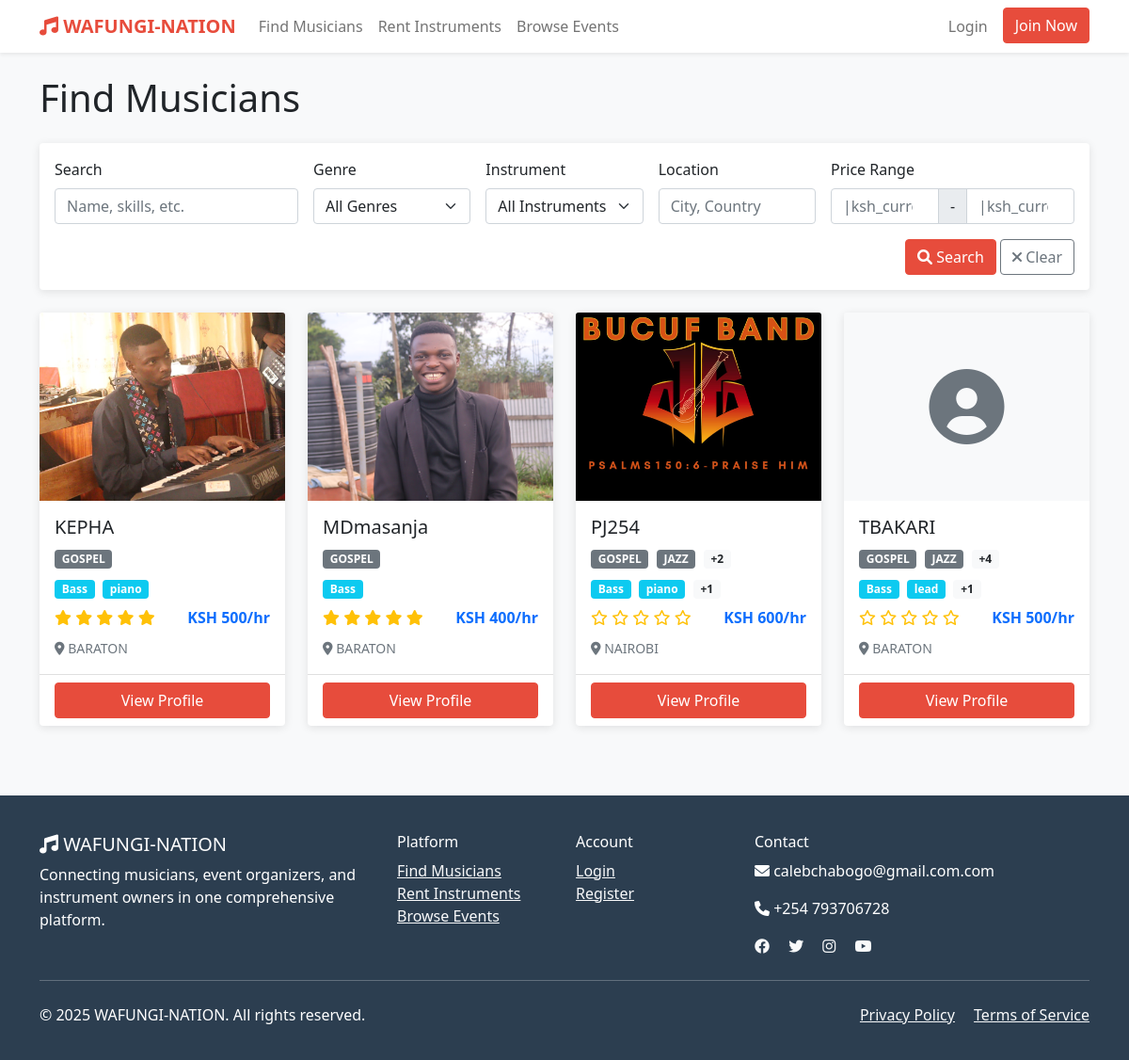
Page /musicians/ on the committed database.
### wafungi/models.py (models this page shows, shortened)
class MusicianProfile(models.Model):
    user = models.OneToOneField(User, on_delete=models.CASCADE)
    stage_name = models.CharField(max_length=100, blank=True)
    genres = models.ManyToManyField(Genre)
    instruments = models.ManyToManyField(Instrument)
    experience_years = models.PositiveIntegerField(default=0)
    hourly_rate = models.DecimalField(max_digits=10, decimal_places=2, default=0)
    availability_status = models.BooleanField(default=True)
    portfolio_url = models.URLField(blank=True)
    sample_audio = models.FileField(upload_to='audio_samples/', blank=True, null=True)
    rating = models.DecimalField(max_digits=3, decimal_places=2, default=0.0)
    total_gigs = models.PositiveIntegerField(default=0)

class User(AbstractUser):
    USER_TYPES = (
        ('musician', 'Musician'),
        ('organizer', 'Event Organizer'),
        ('instrument_owner', 'Instrument Owner'),
        ('client', 'Client'),
    )
    user_type = models.CharField(max_length=20, choices=USER_TYPES)
    phone = models.CharField(max_length=15, blank=True)
    location = models.CharField(max_length=100, blank=True)
    profile_picture = models.ImageField(upload_to='profiles/', blank=True, null=True)
    bio = models.TextField(blank=True)
    is_verified = models.BooleanField(default=False)
    created_at = models.DateTimeField(auto_now_add=True)
    updated_at = models.DateTimeField(auto_now=True)

class Genre(models.Model):
    name = models.CharField(max_length=50, unique=True)
    description = models.TextField(blank=True)

class Instrument(models.Model):
    name = models.CharField(max_length=50, unique=True)
    category = models.CharField(max_length=50)

### wafungi/views.py (the view, shortened to what this page needs)
# urls.py: path('musicians/', views.search_musicians, name='search_musicians'),
def search_musicians(request):
    musicians = MusicianProfile.objects.filter(availability_status=True)
    query = request.GET.get('q')
    genre = request.GET.get('genre')
    instrument = request.GET.get('instrument')
    location = request.GET.get('location')
    min_rate = request.GET.get('min_rate')
    max_rate = request.GET.get('max_rate')
    if genre:
        musicians = musicians.filter(genres__id=genre)
    if instrument:
        musicians = musicians.filter(instruments__id=instrument)
    if location:
        musicians = musicians.filter(user__location__icontains=location)
    if min_rate:
        try:
            musicians = musicians.filter(hourly_rate__gte=float(min_rate))
        except (ValueError, TypeError):
            pass
    if max_rate:
        try:
            musicians = musicians.filter(hourly_rate__lte=float(max_rate))
        except (ValueError, TypeError):
            pass
    musicians = musicians.distinct().order_by('-rating', '-user__date_joined')
    paginator = Paginator(musicians, 12)
    page_number = request.GET.get('page')
    page_obj = paginator.get_page(page_number)
    context = {
        'page_obj': page_obj,
        'genres': Genre.objects.all(),
        'instruments': Instrument.objects.all(),
        'current_filters': {
            'q': query or '',
            'genre': genre or '',
            'instrument': instrument or '',
            'location': location or '',
            'min_rate': min_rate or '',
            'max_rate': max_rate or '',
        }
    }
    return render(request, 'wafungi/search_musicians.html', context)

### wafungi/templatetags/wafungi_filters.py (called while the page is built)
@register.filter
def ksh_currency(value):
    try:
        return f"KSH {float(value):,.0f}"
    except (ValueError, TypeError):
        return "KSH 0"

### templates/wafungi/search_musicians.html (shortened to what this page needs)
{% extends 'base.html' %}
{% load wafungi_filters %}
{% block content %}
<div class="container py-4">
    <div class="row">
        <div class="col-12">
            <h1 class="mb-4">Find Musicians</h1>
        </div>
    </div>
    <div class="row mb-4">
        <div class="col-12">
            <div class="card">
                <div class="card-body">
                    <form method="get" action="{% url 'search_musicians' %}">
                        <div class="row g-3">
                            <div class="col-md-3">
                                <label class="form-label">Search</label>
                                <input type="text" name="q" class="form-control" placeholder="Name, skills, etc." value="{{ current_filters.q|default:'' }}">
                            </div>
                            <div class="col-md-2">
                                <label class="form-label">Genre</label>
                                <select name="genre" class="form-select">
                                    <option value="">All Genres</option>
                                </select>
                            </div>
                            <div class="col-md-2">
                                <label class="form-label">Instrument</label>
                                <select name="instrument" class="form-select">
                                    <option value="">All Instruments</option>
                                </select>
                            </div>
                            <div class="col-md-2">
                                <label class="form-label">Location</label>
                                <input type="text" name="location" class="form-control" placeholder="City, Country" value="{{ current_filters.location|default:'' }}">
                            </div>
                            <div class="col-md-3">
                                <label class="form-label">Price Range</label>
                                <div class="input-group">
                                    <input type="number" name="min_rate" class="form-control" placeholder="|ksh_currency" value="{{ current_filters.min_rate|default:'' }}">
                                    <span class="input-group-text">-</span>
                                    <input type="number" name="max_rate" class="form-control" placeholder="|ksh_currency" value="{{ current_filters.max_rate|default:'' }}">
                                </div>
                            </div>
                            <div class="col-12 text-end">
                                <button type="submit" class="btn btn-primary">
                                    <i class="fas fa-search"></i> Search
                                </button>
                                <a href="{% url 'search_musicians' %}" class="btn btn-outline-secondary">
                                    <i class="fas fa-times"></i> Clear
                                </a>
                            </div>
                        </div>
                    </form>
                </div>
            </div>
        </div>
    </div>
    <div class="row g-4">
        {% if page_obj %}
            {% for musician in page_obj %}
                <div class="col-md-4 col-lg-3">
                    <div class="card h-100 musician-card">
                        {% if musician.user.profile_picture %}
                            <img src="{{ musician.user.profile_picture.url }}" class="card-img-top" alt="{{ musician.stage_name }}">
                        {% else %}
                            <div class="card-img-top bg-light d-flex align-items-center justify-content-center" style="height: 200px;">
                                <i class="fas fa-user-circle fa-5x text-muted"></i>
                            </div>
                        {% endif %}
                        <div class="card-body">
                            <h5 class="card-title">{{ musician.stage_name|default:musician.user.get_full_name }}</h5>
                            <div class="mb-2">
                                {% for genre in musician.genres.all|slice:":2" %}
                                    <span class="badge bg-secondary me-1">{{ genre.name }}</span>
                                {% endfor %}
                                {% if musician.genres.count > 2 %}
                                    <span class="badge bg-light text-dark">+{{ musician.genres.count|add:"-2" }}</span>
                                {% endif %}
                            </div>
                            <div class="mb-2">
                                {% for instrument in musician.instruments.all|slice:":2" %}
                                    <span class="badge bg-info me-1">{{ instrument.name }}</span>
                                {% endfor %}
                                {% if musician.instruments.count > 2 %}
                                    <span class="badge bg-light text-dark">+{{ musician.instruments.count|add:"-2" }}</span>
                                {% endif %}
                            </div>
                            <div class="d-flex justify-content-between align-items-center">
                                <div class="rating">
                                    {% for i in "12345" %}
                                        {% if forloop.counter <= musician.rating %}
                                            <i class="fas fa-star"></i>
                                        {% else %}
                                            <i class="far fa-star"></i>
                                        {% endif %}
                                    {% endfor %}
                                </div>
                                <span class="fw-bold text-primary">{{ musician.hourly_rate|ksh_currency }}/hr</span>
                            </div>
                            <p class="card-text mt-2">
                                <small class="text-muted">
                                    <i class="fas fa-map-marker-alt"></i> {{ musician.user.location|default:"Location not specified" }}
                                </small>
                            </p>
                        </div>
                        <div class="card-footer bg-transparent">
                            <a href="{% url 'musician_detail' musician.id %}" class="btn btn-primary w-100">View Profile</a>
                        </div>
                    </div>
                </div>
            {% endfor %}
        {% else %}
            <div class="col-12 text-center py-5">
                <i class="fas fa-search fa-3x text-muted mb-3"></i>
                <h3>No musicians found</h3>
                <p class="text-muted">Try adjusting your search filters or check back later.</p>
            </div>
        {% endif %}
    </div>
</div>
{% endblock %}

### templates/base.html (style rules this page uses)
:root { --primary-color: #e74c3c; --secondary-color: #3498db; --accent-color: #f39c12; --dark-color: #2c3e50; --light-color: #ecf0f1; }
body { font-family: 'Segoe UI', Tahoma, Geneva, Verdana, sans-serif; background-color: #f8f9fa; }
.btn-primary { background-color: var(--primary-color); border-color: var(--primary-color); }
.card { border: none; box-shadow: 0 2px 10px rgba(0,0,0,0.1); transition: transform 0.2s; }
.musician-card img { height: 200px; object-fit: cover; }
.rating { color: #ffc107; }

### rows in the picture
MusicianProfile: user.profile_picture (picture), stage_name "KEPHA", rating 5 (drawn), hourly_rate|ksh_currency "KSH 500", user.location "BARATON"
Genre: name "GOSPEL"
Instrument: name "Bass"
Instrument: name "piano"
MusicianProfile: user.profile_picture (picture), stage_name "MDmasanja", rating 5 (drawn), hourly_rate|ksh_currency "KSH 400", user.location "BARATON"
MusicianProfile: user.profile_picture (picture), stage_name "PJ254", genres.count|add "2", instruments.count|add "1", rating 0 (drawn), hourly_rate|ksh_currency "KSH 600", user.location "NAIROBI"
Genre: name "JAZZ"
MusicianProfile: stage_name "TBAKARI", genres.count|add "4", instruments.count|add "1", rating 0 (drawn), hourly_rate|ksh_currency "KSH 500", user.location "BARATON"
Instrument: name "lead"
